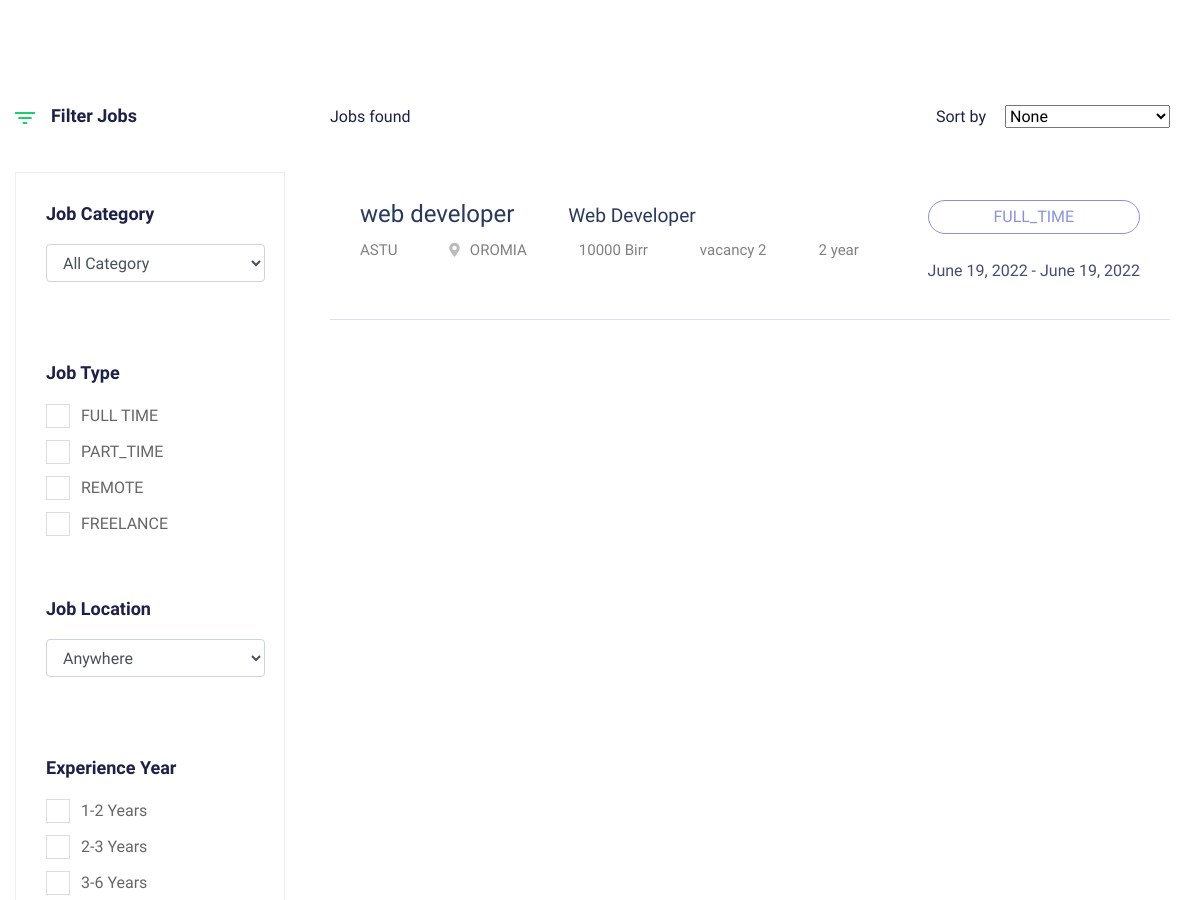
The page /job-list/ (middle part) on the database as committed earlier.
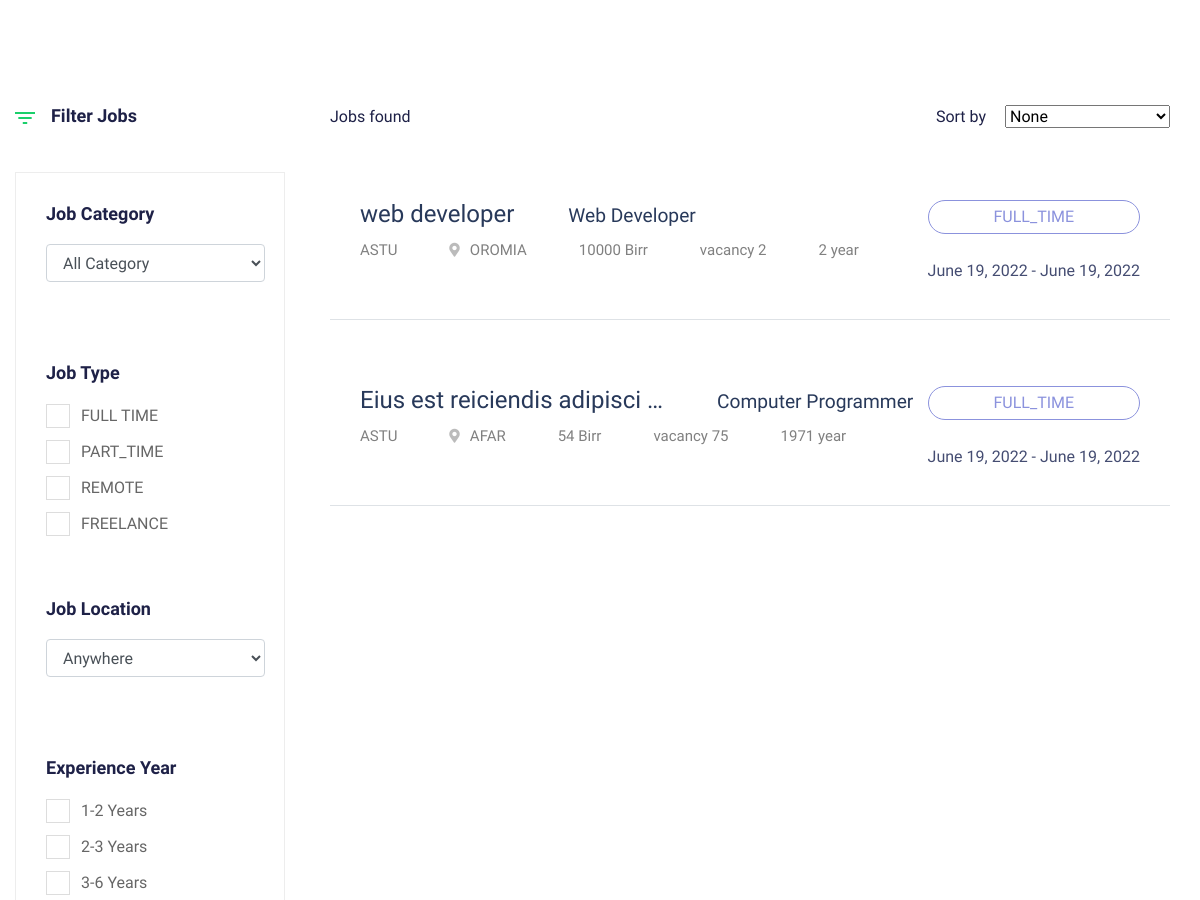
The same page on the database as committed later.
### apps/jobsearch/models.py (models this page shows, shortened)
class Job(models.Model):
    company = models.ForeignKey(Company,on_delete=models.CASCADE)
    start_date = models.DateField()
    end_date = models.DateField()
    title = models.CharField(max_length=300)
    description = models.TextField()
    category = models.CharField(max_length=40,choices=JOB_CATEGORIES)
    requirement = models.TextField(help_text='requirements for job')
    education_level = models.CharField(max_length=15,choices=EDUCATIONAL_LEVEL_CHOICES)
    experience = models.TextField(help_text='required experience for job')
    experience_year = models.IntegerField(default=0)
    salary = models.IntegerField(default=0)
    type = models.CharField(max_length=15,choices=JOB_TYPE_CHOICES)
    region = models.CharField(max_length=30,choices=REGION_CHOICES)
    vacancy = models.IntegerField(default=1)
    created_at = models.DateTimeField(auto_now_add=True)
    updated_at = models.DateTimeField(auto_now=True)

class Company(models.Model):
    employee = models.OneToOneField(Employer, on_delete=models.CASCADE)
    name = models.CharField(max_length=300)
    region = models.CharField(max_length=30,choices=REGION_CHOICES)
    city = models.CharField(max_length=15,choices=CITY_CHOICE)
    document = models.FileField(upload_to="company",blank=True,null=True)
    description = models.TextField()
    created_at = models.DateTimeField(auto_now_add=True)
    updated_at = models.DateTimeField(auto_now=True)
    email = models.EmailField()
    status = models.BooleanField(default=False)

### apps/jobsearch/views.py (the view, shortened to what this page needs)
# urls.py: path('job-list/',views.job_list,name='job-list'),
def job_list(request, category=None):
    jobs = Job.objects.all()
    query = request.GET
    if request.GET.get('category_from_index'):
        jobs = jobs.filter(category=request.GET.get('category_from_index'))
    paginator = Paginator(jobs,5)
    page_number = request.GET.get('page')
    jobs = paginator.get_page(page_number)
    context = {
        'jobs': jobs,
        'job_category': JOB_CATEGORIES,
        'job_location': REGION_CHOICES,
        'job_type': JOB_TYPE_CHOICES,
    }
    return render(request, 'jobsearch/job_listing.html', context=context)

### apps/jobsearch/templates/jobsearch/job_listing.html (shortened to what the changed rows need)
{% extends 'base.html' %} {%load static%} {%block content%}
<div class="job-listing-area pt-120 pb-120">
  <div class="container">
    <div class="row">
      <div class="col-xl-3 col-lg-3 col-md-4">
        <div class="job-category-listing mb-50">
          <form action="#">
            <div class="single-listing">
              <div class="select-Categories pt-80 pb-50">
                <div class="small-section-tittle2">
                  <h4>Job Type</h4>
                </div>
                {% for type in job_type %}
                <label class="container"
                  >{{type.1}}
                  <span class="checkmark"></span>
                </label>
                {% endfor %}
              </div>
            </div>
          </form>
        </div>
      </div>
      <div class="col-xl-9 col-lg-9 col-md-8">
        <section class="featured-job-area">
          <div class="container">
            {% for job in jobs %}
            <div class="single-job-items mb-30 border-bottom border-bottom-1">
              <div class="job-items">
                <div class="job-tittle job-tittle2">
                  <a href="{% url 'job-detail' job.id %}">
                    <h4>
                      {{job.title|truncatechars:30}}
                      <small class="ml-5"> {{job.category}}</small>
                    </h4>
                  </a>
                  <ul>
                    <li>{{job.company.name}}</li>
                    <li><i class="fas fa-map-marker-alt"></i>{{job.region}}</li>
                    <li>{{job.salary}} Birr</li>
                    <li>vacancy {{job.vacancy}}</li>
                    <li title="experience year required">
                      {{job.experience_year}} year
                    </li>
                  </ul>
                </div>
              </div>
              <div class="items-link items-link2 f-right">
                <a href="{%url 'job-detail' job.id%} ">{{job.type}}</a>
                <span title="applicaion start-deadline"
                  >{{job.start_date}} - {{job.end_date}}</span
                >
              </div>
            </div>
            {% endfor %}
          </div>
        </section>
      </div>
    </div>
  </div>
</div>
{%endblock%}

Rows that differ between the two databases and show on the page:
added Job: title "Eius est reiciendis adipisci …", category "Computer Programmer", company.name "ASTU", region "AFAR", salary "54", vacancy "75", experience_year "1971", type "FULL_TIME", start_date "June 19, 2022", end_date "June 19, 2022"
